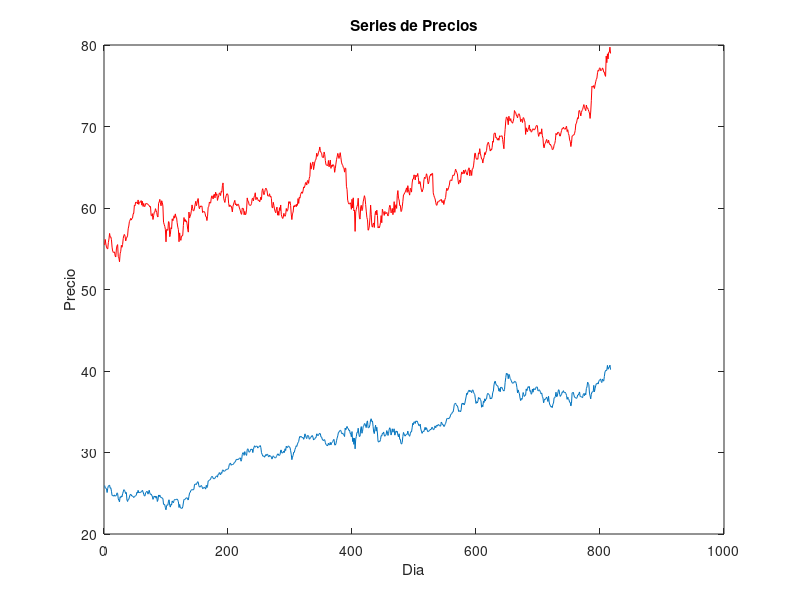
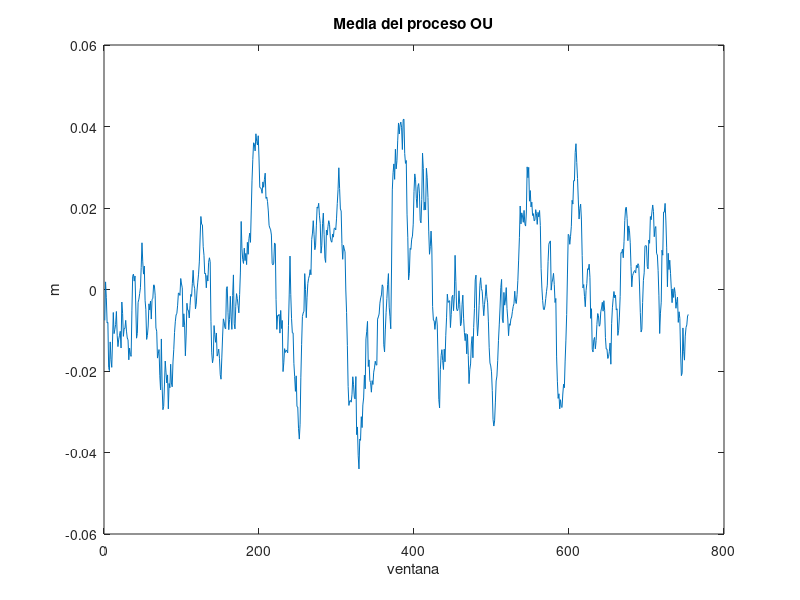
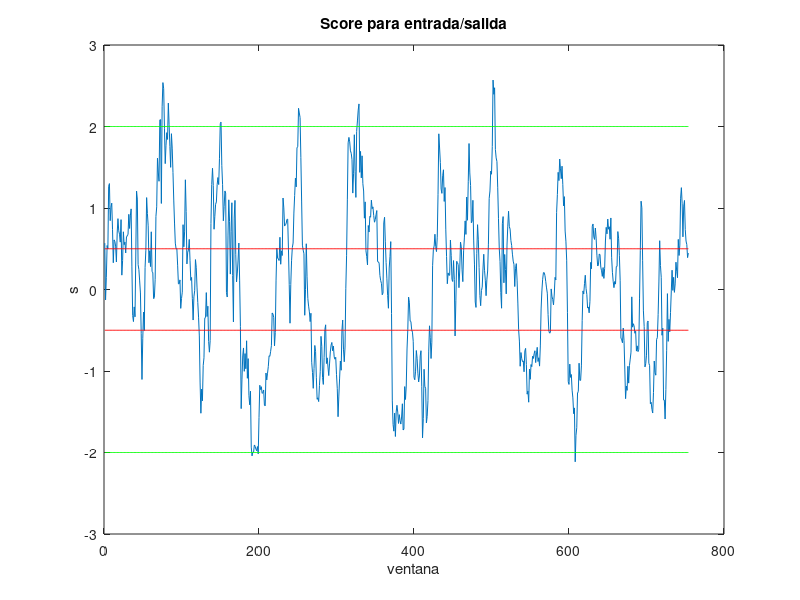
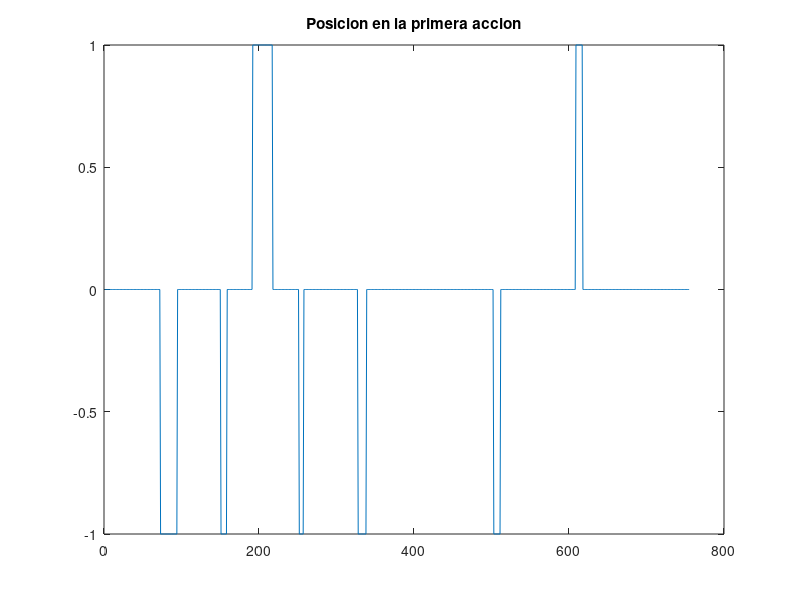

Source code (MATLAB) for these figures, in order:
%% PairsTrading.m
% El objetivo de esta clase-proyecto es implementar la estrategia Pairs Trading con datos
% de Pepsi y Coca Cola.
%% Rendimientos históricos.
% Primero limpiamos todo en Matlab e importamos los precios de los
% activos. El precio del activo $l$ en el día $i$
% se denota $S_{i}^{l}$. Nótese que $i=1,2\ldots,817$ y
% $l=1,2$. Vamos a denotar por $N$ el número de precios que tenemos por cada acción.

clear all
close all
clc
format long

S = load('Pairs_HistPrices.csv');
[N,m] = size(S);

figure
plot([1:N],S(:,1))
hold on
plot([1:N],S(:,2),'red')
title('Series de Precios')
xlabel('Dia')
ylabel('Precio')

%%
% A continuación calculamos los rendimientos diarios de los activos y los
% guardamos en la matriz R (una activo en cada columna, un día en cada fila) utilizando
% la fórmula
%
% $$
% R_{i}^{l} = \frac{S_{i+1}^{l} - S_{i}^{l}}{S_{i}^{l}}\qquad i=1,\ldots,816;\quad l=1,2\:.
% $$
%
% El número de días en los que se tiene registro de los rendimientos es $N - 1$.

R = (S(2:end,:)-S(1:end-1,:))./S(1:end-1,:);


%%
% La estrategia tiene una ventana de días en los que se se estiman diversos parámetros. 
% El número de días en la ventana se denota con la variable $\verb+ windowSize +$ . El 
% intervalo de tiempo entre observaciones consecutivas de precios se denota por $dt$ 
% (en años).
%
%
windowSize = 63 ;
dt = 1/252 ;

%%
% Un porcentaje del portafolio se va invertir libre de riesgo a una tasa anual 
% $\verb+ r+$. 
r = 0.01;

%%
% La estrategia consiste en abrir una posición cuando el $\emph{score}$ es igual 
% a $\verb+ openStd+$ y cerrar la posición cuando es igual a $\verb+ closeStd+$ .
%
openStd = 2.00 ;
closeStd = 0.5 ;

%%
% En cada ventana debemos decidir si el tiempo que esperamos tener abierta la posición 
% es suficientemente corto. Para esto introducimos un tiempo de cierre 
% $\verb+ diasCierre+$ (en días).
diasCierre = 30 ;

%%
% Decidiremos si el modelo que tenemos es confiable de acuerdo a una prueba de 
% hipótesis, para lo cual guardamos el valor de $a$ tal que $P( -a < Z < a ) = 0.95 $ 
% en la variable $\verb+ conf95 +$.
conf95 = norminv(1.95/2,0,1) ;

%%
% El portafolio que vamos a considerar va tener una posición larga/corta en una acción 
% de $S_1$. Asumiremos que al principio de la simulación no tenemos ninguna acción de 
% $S_1$ en el portafolio.
LongS1(1)=0 ;
ShortS1(1)=0 ;

%%
% El portafolio se va a financiar con una Money Market Account, la cual asumiremos vacía 
% al empezar la simulación.
MMA(1) = 0 ;

%%
% Guardaremos el número de acciones de cada activo en la matriz $\verb+position+$.
% Una columna por activo y una fila por ventana. Dado que al iniciar la simulación no 
% tenemos ningún activo en el portafolio, el valor inicial del portafolio es cero.
position = zeros(1,2) ;
portfolioValue(1) = 0 ;

%% Loop Principal
% El siguiente loop es sobre las ventanas en las que se estiman diversos parámetros

for w = 1:N-windowSize
%% Estimar alpha y beta
% En cada ventana vamos a estimar los parámetros $\alpha$ y $\beta$ de el modelo lineal
%
% $$
% R_{i}^{1} = \alpha dt +\beta R_{i}^{2}
% $$
%
%
    x = R(w:w+windowSize-1,2);
    X = [ones(size(x)) x];
    y = R(w:w+windowSize-1,1);
    [Coefficients,bint] = regress(y,X);
    f=@(z) [ones(size(z)) z]*Coefficients;
    alpha(w) = Coefficients(1)/dt ;
    beta(w) = Coefficients(2);

%%
% Ahora calculamos los residuos de la regresión lineal que acabamos de calcular.
%
% $$
% \varepsilon_{i} = R_{i}^{1} - (\alpha dt +\beta R_{i}^{2})
% $$
%
%
    residual = y - f(x);

%% Proceso OU
% La suma cumulativa de los residuos es el proceso
% $$
% X_{i} = \varepsilon_1 + \varepsilon_2 + \cdots + \varepsilon_i \:.
% $$
% La idea principal del presente método es que este es un proceso estacionario 
% que se regresa a su media . En el código vamos a utilizar la variable 
% $\verb+ OU +$ para denotar este proceso estacionario.
%
    OU = cumsum(residual);

%%
% El proceso $X_{i}$ sa va a modelar como un proceso Ornstein-Uhlenbeck, es decir
% $$
% X_{i+1} - X_i = k ( m - X_i ) dt +\sigma \sqrt{dt} Z_i\:.
% $$
% En el modelo anterior las variables $Z_i$ tienen una distribución normal 
% estándar y son independientes. Para poder estimar los parámetros $k,m$ y $\sigma$ 
% escribimos el modelo anterior como una proceso Auto Regresivo con lag 1, es decir
% un proceso AR(1).
% $$
% X_{i+1} = a + b X_i + \xi_i\:.
% $$
% Las constantes $a,b$ se calculan fácilmente con una regresión lineal.

    x = OU(1:end-1);
    X = [ones(size(x)) x];
    y = OU(2:end);
    [Coefficients,bint] = regress(y,X);
    a(w) = Coefficients(1);
    b(w) = Coefficients(2);
    f=@(z) [ones(size(z)) z]*Coefficients;
    xi = y - f(x);

%%
% Con esta información podemos calcular
% $$
% k = \frac{1-b}{dt}
% $$
% $$
% m = \frac{a}{1-b}
% $$
% $$
% \sigma^2 = Var( \xi_{i} )/dt
% $$

    k(w) = (1 - b(w))*(1/dt);
    m(w) = a(w)/(1-b(w));
    sigma(w) = sqrt(var(xi)/dt);

%%
% Podemos verificar que la correlación entre errores sea pequeña. Para esto utilizaremos
% que la correlación muestral tiene una distribución aproximadamente normal con
% media zero y varianza $1/L$ donde $L$ es el número de muestras utilizadas.

    Correlation(w) = corr( xi(1:end-1) ,  xi(2:end)) ;
    upconf = conf95/sqrt(length(xi(1:end-1)));
    
%% Reversion time
% Ahora que tenemos una idea de que tan buena es la regresión lineal que acabamos
% de aplicar, debemos cuantificar que tan $\emph{mean reverting}$ es el proceso $X_i$. 
% Una medida de esta propiedad es el $\emph{reversion time}$ dado por la ecuación
% $$
%  \tau = \frac{1}{k\:dt}:.
% $$
%

    reversionTime(w) = (1/k(w))/dt;

%%
% El proceso $X_i$ es estacionario y por lo tanto podemos calcular su desviación 
% estándar en equilibrio. El resultado es
% $$
%  \sigma_{eq}^2 = Var( \xi_{i} )/(1-b^2):.
% $$
%
sigma_eq(w) = sqrt(var(xi)/(1-b(w)*b(w)));
%%
% El score es la normalización de la distancia del proceso $X_i$ a su media $m$
%
    Score(w) = ( OU(end) - m(w) )/sigma_eq(w);
    
%%
% Decidir si el proceso es "Mean Reverting" y los errores $\xi_i$ son ruido. 
% Guardamos el resultado en la variable $\verb+ confianzaModelo +$
    
    confianzaModelo(w) = (reversionTime(w) < diasCierre).*( abs(Correlation(w)) < upconf );
   
%% Implementación de la estrategia
% A continuación implementamos la estrategia "pairs trading"

%%
% 1. Verificar si alguna posición esta abierta y necesita cerrarse.
%
    if ( LongS1(w) > 0.5 )
        if ( or( Score(w) > -closeStd , ~confianzaModelo(w) ) )
            LongS1(w+1) = 0 ;
        else
            LongS1(w+1) = 1 ;
        end
    end
    
    if  ( ShortS1(w) > 0.5 )
        if ( or ( Score(w) < closeStd , ~confianzaModelo(w) ) )
            ShortS1(w+1) = 0 ;
        else
            ShortS1(w+1) = 1 ;
        end
    end
    
%%
% 2. Verificar si alguna posición esta cerrada y necesita abrirse.
%
    if ( LongS1(w) < 0.5 )
        if ( (Score(w) < -openStd) && confianzaModelo(w) )
            LongS1(w+1) = 1 ;
        else
            LongS1(w+1) = 0 ;
        end
    end
    
    if ( ShortS1(w) < 0.5 )
        if ( (Score(w) > openStd) && confianzaModelo(w) )
            ShortS1(w+1) = 1 ;
        else
            ShortS1(w+1) = 0 ;
        end
    end
    
%% Calcular P&L .
% 1. Calcular el rendimiento del portafolio durante el día anterior

    PairsReturnDollars(w)=(position(w,:).*S(w + windowSize - 1 ,:))*(R(w + windowSize - 1,:))';
    
%%
% 2. Calcular el nuevo valor del portafolio.
    portfolioValue(w+1) = portfolioValue(w) + PairsReturnDollars(w) + MMA(w)*r*dt;
    
%%
% 3. Calcular la nueva posición.
    position(w+1,1) = LongS1(w+1)-ShortS1(w+1) ;
    position(w+1,2) = -beta(w)*position(w+1,1) ;
    
%%
% 4. Ajustar el dinero en la MMA de acuerdo al cambio de posición.
    MMA(w+1) = portfolioValue(w+1)-position(w+1,:)*(S( w + windowSize,:))';
    
end

figure
plot(m)
title('Media del proceso OU')
xlabel('ventana')
ylabel('m')
figure
plot(Score)
title('Score para entrada/salida')
xlabel('ventana')
ylabel('s')
hold on
plot(1:length(Score),openStd*ones(length(Score),1),'green')
hold on
plot(1:length(Score),-openStd*ones(length(Score),1),'green')
hold on
plot(1:length(Score),closeStd*ones(length(Score),1),'red')
hold on
plot(1:length(Score),-closeStd*ones(length(Score),1),'red')

figure
plot(position(:,1))
title('Posicion en la primera accion')

%-----------------------------------------------------------------------
figure
subplot(5,1,1)
plot(position(:,1))
grid on
title('Posicion en la primera accion')

subplot(5,1,2)
plot(portfolioValue)
grid on
title('P&L del portafolio Pairs Trading')

subplot(5,1,3)
plot(Score)
grid on
title('Score para entrada/salida')
hold on
plot(1:length(Score),openStd*ones(length(Score),1),'green')
hold on
plot(1:length(Score),-openStd*ones(length(Score),1),'green')
hold on
plot(1:length(Score),closeStd*ones(length(Score),1),'red')
hold on
plot(1:length(Score),-closeStd*ones(length(Score),1),'red')

subplot(5,1,4)
plot(reversionTime)
grid on
title('Tiempo de regreso a la media')
xlabel('ventana')
ylabel('días')

subplot(5,1,5)
plot(Correlation)
xlabel('ventana')
grid on
title('One-step residual correlation for the AR(1) fit')
hold on
plot(1:length(Correlation),upconf,'red')
hold on
plot(1:length(Correlation),-upconf,'red')


figure
plot(alpha)
xlabel('ventana')
title('alpha time series')

figure
plot(beta)
ylabel('ventana')
title('beta time series')

%-----------------------------------------------------------------------




